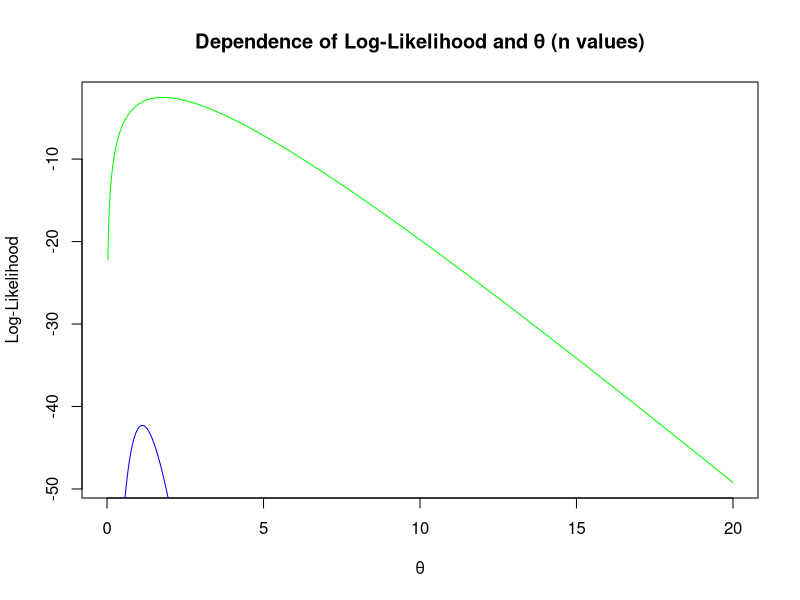
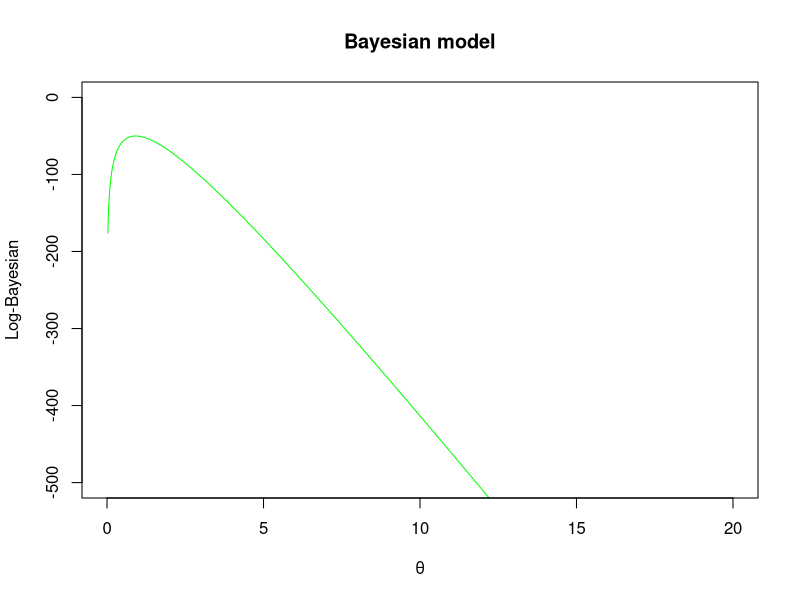
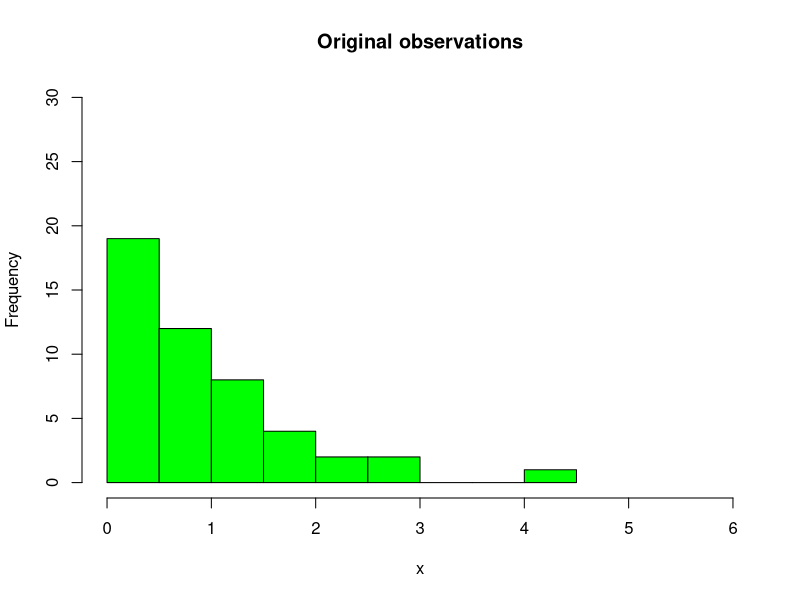
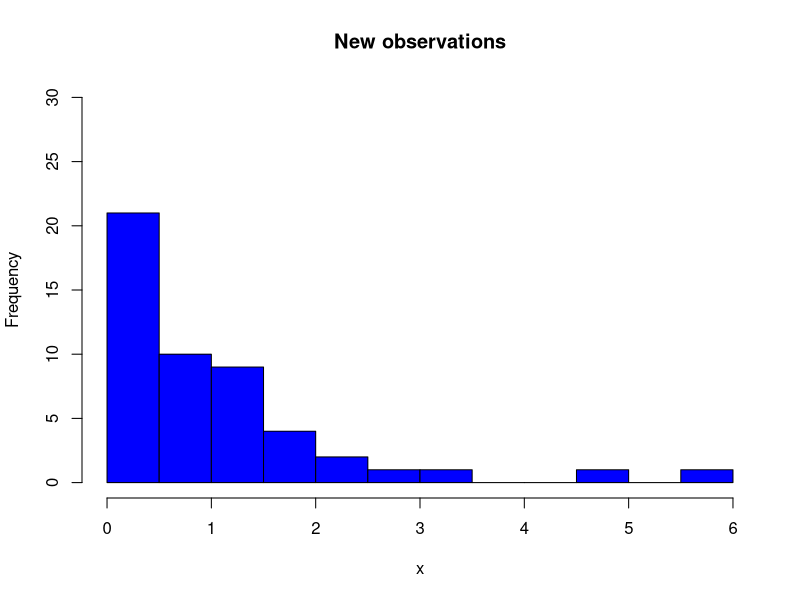

Generate these figures, in order, with R:
# returns the loglikelihood value for given θ and vector X
loglikelihood = function(x, θ){
  return(length(x)*log(θ)-θ*sum(x))
}

# returns the argmax θ of the logilikelihood the given distribution estimation
max_loglikelihood = function(x){
  return(length(x)/sum(x))
}

# returns log value of the bayesian proportional probability for given θ, λ and vector X
log_bayesian = function(x, θ, λ){
  n = length(x)
  #return(n*log(θ)-θ*sum(x)+n*log(λ)-n*λ*θ)
  return(n*log(θ)-θ*sum(x)+log(λ)-λ*θ)
}

# returns the argmax max value of θ for the bayesian model
max_bayesian = function(x, λ){
  n = length(x)
  return (n/(sum(x)+λ))
}

# Task 1
# Data preparation
dataframe = read.csv("machines.csv", dec=',')
X = dataframe[1]$Length # X vector of data
X_6 = X[1:6] # X vector of first 6 values of the data
θ = seq(from=0, to=20, by=0.025) # θs to test
m = length(θ) # Amount of θs to be tested
loglikelihood_n = numeric(m) # Empty vector for loglikelihood values θ when using all values
loglikelihood_6 = numeric(m) # Empty vector for loglikelihood values θ when using the first 6 values

# Task 2
# Calculating the loglikelihoods and filling the vetors different θ values with the given vectors
for(i in 1:m){
  loglikelihood_n[i] = loglikelihood(X, θ[i]) 
  loglikelihood_6[i] = loglikelihood(X_6, θ[i])
}

# Task 3
# Plot the loglikelihoods for both all x values and first 6 for comparision
plot(θ, loglikelihood_6, type="l", main="Dependence of Log-Likelihood and θ (n values)", xlab="θ", ylab="Log-Likelihood", col="green")
lines(θ, loglikelihood_n, col="blue")

# θ values for maximum loglikelihoods for all x values and first 6
θstar_n = max_loglikelihood(X)
θstar_6 = max_loglikelihood(X_6)

# Task 4
λ = 10; # given λ value for the prior
log_bayesian_model = numeric(m) # empty vector to be filled with the log values of the proportional probability to P(θ|x)

# Calculating the log values of the proportional probability to given θ
for(i in 1:m){
  log_bayesian_model[i] = log_bayesian(X, θ[i], λ)
}
# Plot the Bayesian Model
plot(θ, log_bayesian_model, type="l", xlim=c(0,20), ylim=c(-500, 0), main="Bayesian model", xlab="θ", ylab="Log-Bayesian", col="green")
θstar_b = max_bayesian(X, λ) # Calculate the argmax θ of the proportional probability

# Task 5
# Compare new generated observations to original ones
set.seed(12345)
new_observations = rexp(n=50, rate = θstar_n) # Generate new observations with optimal θ from Task 3
#data.frame(X, new_observations)
hist(X, col="green", xlim=c(0,6), ylim=c(0,30), main="Original observations", xlab="x") # Histogram of the original obs
x11()
hist(new_observations, col="blue", breaks=12, xlim=c(0,6), ylim=c(0,30), main="New observations", xlab="x") #Histogram of the new obs












